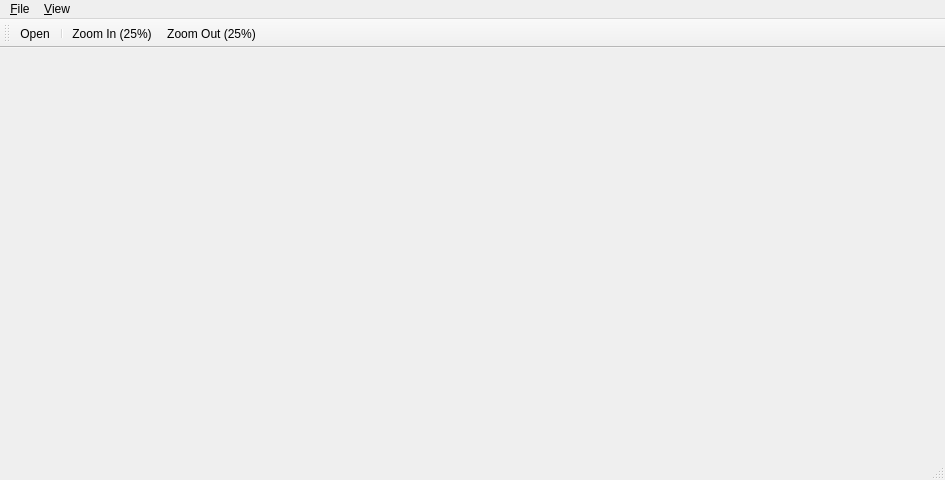
<?xml version="1.0" encoding="UTF-8"?>
<ui version="4.0">
 <class>MainWindow</class>
 <widget class="QMainWindow" name="MainWindow">
  <property name="geometry">
   <rect>
    <x>0</x>
    <y>0</y>
    <width>945</width>
    <height>480</height>
   </rect>
  </property>
  <property name="windowTitle">
   <string>MainWindow</string>
  </property>
  <widget class="QWidget" name="centralWidget">
   <layout class="QVBoxLayout" name="verticalLayout">
    <item>
     <widget class="GridView" name="gridView" native="true">
      <property name="sizePolicy">
       <sizepolicy hsizetype="Preferred" vsizetype="Expanding">
        <horstretch>0</horstretch>
        <verstretch>0</verstretch>
       </sizepolicy>
      </property>
     </widget>
    </item>
   </layout>
  </widget>
  <widget class="QMenuBar" name="menuBar">
   <property name="geometry">
    <rect>
     <x>0</x>
     <y>0</y>
     <width>945</width>
     <height>27</height>
    </rect>
   </property>
   <widget class="QMenu" name="menuFile">
    <property name="title">
     <string>&amp;File</string>
    </property>
    <addaction name="openAct"/>
    <addaction name="separator"/>
    <addaction name="actionExit"/>
   </widget>
   <widget class="QMenu" name="menuView">
    <property name="title">
     <string>&amp;View</string>
    </property>
    <addaction name="zoomInAct"/>
    <addaction name="zoomOutAct"/>
    <addaction name="zoomNormalAct"/>
    <addaction name="separator"/>
    <addaction name="displayRangeAct"/>
   </widget>
   <addaction name="menuFile"/>
   <addaction name="menuView"/>
  </widget>
  <widget class="QToolBar" name="mainToolBar">
   <attribute name="toolBarArea">
    <enum>TopToolBarArea</enum>
   </attribute>
   <attribute name="toolBarBreak">
    <bool>false</bool>
   </attribute>
   <addaction name="openAct"/>
   <addaction name="separator"/>
   <addaction name="zoomInAct"/>
   <addaction name="zoomOutAct"/>
  </widget>
  <widget class="QStatusBar" name="statusBar"/>
  <action name="openAct">
   <property name="icon">
    <iconset>
     <normaloff>:/images/Open-icon.png</normaloff>:/images/Open-icon.png</iconset>
   </property>
   <property name="text">
    <string>&amp;Open</string>
   </property>
   <property name="shortcut">
    <string>Ctrl+O</string>
   </property>
  </action>
  <action name="actionExit">
   <property name="text">
    <string>E&amp;xit</string>
   </property>
   <property name="toolTip">
    <string>E&amp;xit</string>
   </property>
   <property name="shortcut">
    <string>Ctrl+Q</string>
   </property>
  </action>
  <action name="zoomInAct">
   <property name="icon">
    <iconset>
     <normaloff>:/images/Zoom-Plus-icon.png</normaloff>:/images/Zoom-Plus-icon.png</iconset>
   </property>
   <property name="text">
    <string>Zoom In (25%)</string>
   </property>
   <property name="shortcut">
    <string>Ctrl++</string>
   </property>
  </action>
  <action name="zoomOutAct">
   <property name="icon">
    <iconset>
     <normaloff>:/images/Zoom-Minus-icon.png</normaloff>:/images/Zoom-Minus-icon.png</iconset>
   </property>
   <property name="text">
    <string>Zoom Out (25%)</string>
   </property>
   <property name="toolTip">
    <string>Zoom Out (25%)</string>
   </property>
   <property name="shortcut">
    <string>Ctrl+-</string>
   </property>
  </action>
  <action name="zoomNormalAct">
   <property name="text">
    <string>Normal Size (100%)</string>
   </property>
   <property name="shortcut">
    <string>Ctrl+0</string>
   </property>
  </action>
  <action name="displayRangeAct">
   <property name="text">
    <string>Display &amp;Range</string>
   </property>
   <property name="shortcut">
    <string>Ctrl+R</string>
   </property>
  </action>
 </widget>
 <layoutdefault spacing="6" margin="11"/>
 <customwidgets>
  <customwidget>
   <class>GridView</class>
   <extends>QWidget</extends>
   <header location="global">gridview.h</header>
   <container>1</container>
  </customwidget>
 </customwidgets>
 <resources/>
 <connections>
  <connection>
   <sender>actionExit</sender>
   <signal>triggered()</signal>
   <receiver>MainWindow</receiver>
   <slot>close()</slot>
   <hints>
    <hint type="sourcelabel">
     <x>-1</x>
     <y>-1</y>
    </hint>
    <hint type="destinationlabel">
     <x>472</x>
     <y>239</y>
    </hint>
   </hints>
  </connection>
 </connections>
</ui>
